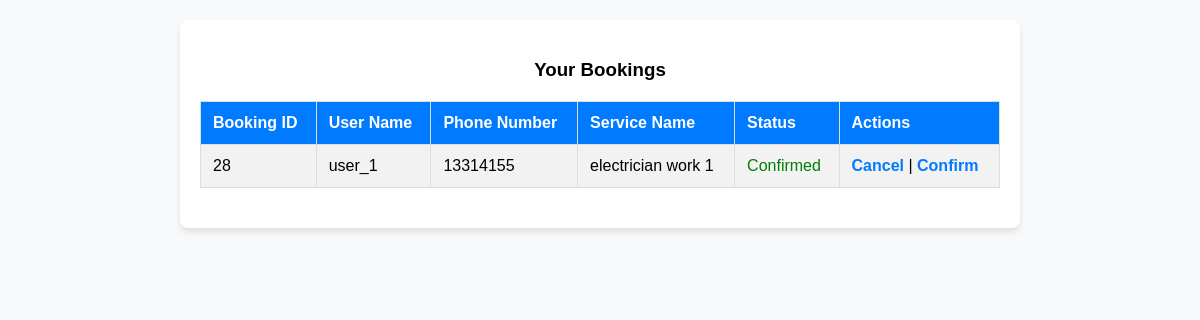
/backend/my_services.php (signed in), run on the app's committed database.
### tables this page shows
CREATE TABLE `book` (
  `book_id` int(10) NOT NULL,
  `service_name` varchar(255) NOT NULL,
  `request_id` int(10) NOT NULL,
  `technacian_id` int(10) NOT NULL,
  `paystatus` enum('confirmed','cancelled','pending','') NOT NULL,
  `technician_status` enum('cancelled','confirmed','pending','') NOT NULL,
  `assign_date` datetime NOT NULL DEFAULT current_timestamp(),
  `service_id` int(10) NOT NULL,
  `user_id` int(10) NOT NULL,
  `quantity` int(11) NOT NULL DEFAULT 1
);

CREATE TABLE `user` (
  `user_id` int(10) NOT NULL,
  `user_name` varchar(100) NOT NULL,
  `user_type` enum('user','admin','technician') NOT NULL,
  `email` varchar(100) NOT NULL,
  `phone_no` int(25) NOT NULL,
  `password` varchar(255) NOT NULL,
  `joining_time` timestamp NOT NULL DEFAULT current_timestamp()
);

### backend/my_services.php (the view, shortened to what this page needs)
<?php
include('connection.php');
$technician_id = $_SESSION['technician_id'];
$query = "SELECT b.book_id, u.user_name, u.phone_no, b.service_name, b.paystatus
          FROM book b
          JOIN user u ON b.user_id = u.user_id
          WHERE b.technacian_id = '$technician_id'";
$result = mysqli_query($conn, $query);
?>
<!DOCTYPE html>
<html lang="en">
<head>
</head>
<body>
    <div class="container">
        <?php
        if (!$result) {
            echo "<div class='message'>Query Failed: " . mysqli_error($conn) . "</div>";
        } elseif (mysqli_num_rows($result) > 0) {
            echo "<h3>Your Bookings</h3>";
            echo "<table>";
            echo "<tr>
                <th>Booking ID</th>
                <th>User Name</th>
                <th>Phone Number</th>
                <th>Service Name</th>
                <th>Status</th>
                <th>Actions</th>
              </tr>";
            while ($row = mysqli_fetch_assoc($result)) {
                echo "<tr>";
                echo "<td>" . $row['book_id'] . "</td>";
                echo "<td>" . $row['user_name'] . "</td>";
                echo "<td>" . $row['phone_no'] . "</td>";
                echo "<td>" . $row['service_name'] . "</td>";
                $status = $row['paystatus'];
                echo "<td>";
                if ($status == 'confirmed') {
                    echo "<span style='color: green;'>Confirmed</span>";
                } elseif ($status == 'cancelled') {
                    echo "<span style='color: red;'>Cancelled</span>";
                } else {
                    echo "<span style='color: orange;'>Pending</span>";
                }
                echo "</td>";
                echo "<td>
                <a href='status.php?book_id=" . $row['book_id'] . "&action=cancelled&user_name=" . urlencode($row['user_name']) . "'>Cancel</a> |
                <a href='status.php?book_id=" . $row['book_id'] . "&action=confirmed&user_name=" . urlencode($row['user_name']) . "'>Confirm</a>
                </td>";
                echo "</tr>";
            }
            echo "</table>";
        } else {
            echo "<div class='message'>No bookings found.</div>";
        }
        ?>
    </div>
</body>
</html>

### backend/my_services.php (style rules this page uses)
body { font-family: Arial, sans-serif; background-color: #f8f9fa; margin: 0; padding: 0; }
.container { max-width: 800px; margin: 20px auto; background: #fff; padding: 20px; border-radius: 8px; box-shadow: 0 4px 6px rgba(0, 0, 0, 0.1); }
h3 { text-align: center; margin-bottom: 20px; }
table { width: 100%; border-collapse: collapse; margin-bottom: 20px; }
th, td { padding: 12px; text-align: left; border: 1px solid #ddd; }
th { background-color: #007bff; color: #fff; }
tr:nth-child(even) { background-color: #f2f2f2; }
a { text-decoration: none; color: #007bff; font-weight: bold; }

### data on the page
book: book_id "28", user.user_name "user_1", user.phone_no "13314155", service_name "electrician work 1", paystatus "Confirmed"
